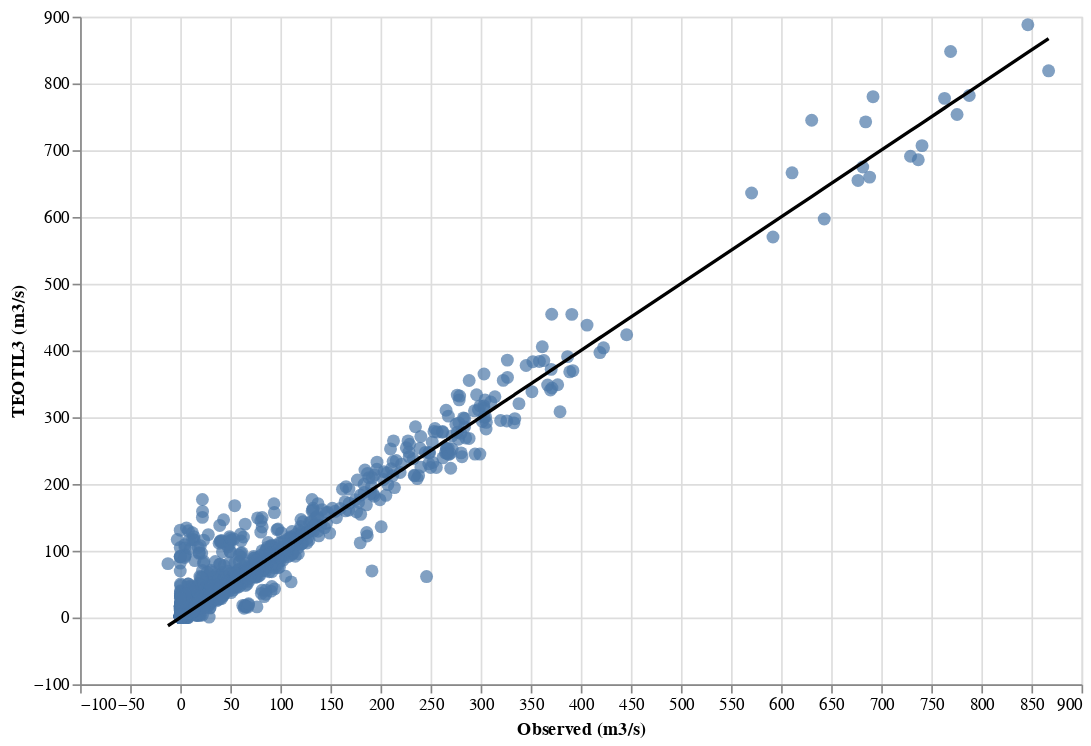

The notebook cell this image was saved under:
### Markdown cell above
So, we have nearly 500 stations and more than 4000 annual discharge estimates in the period from 2013 to 2022. Based on the NVE data, most of these stations are monitoring small to medium catchments, typically a few hundred km2 in size. I believe these catchments will provide a good test for TEOTIL3, because simulating smaller catchments is likely to be most challenging for the model. This is because TEOTIL3 uses input data provided by NVE at vassdragsområde level (i.e. very large catchments), and I therefore expect TEOTIL3 to perform well for these (at least, as well as the NVE models). However, it may not perform so well at local scales, due to the model's simple approach for spatially distributing flows.

### Code cell
# Plot with ALtair
scatter = (
    alt.Chart(comp_df)
    .mark_circle(size=60)
    .encode(
        x=alt.X("obs_q_m3ps", title="Observed (m3/s)"),
        y=alt.Y("accum_q_m3/s", title="TEOTIL3 (m3/s)"),
        tooltip=["station_id", "station_name", "regine", "year"],
    )
    .properties(width=600, height=400)
)

line = (
    alt.Chart(comp_df).mark_line(color="black").encode(x="obs_q_m3ps", y="obs_q_m3ps")
)

chart = alt.layer(scatter, line).interactive()

chart

### Figure 1 — Vega-Lite specification as saved in the notebook (floating-point values rounded to 4 significant figures; data arrays with more than 128 entries replaced by an {"elided": "..."} marker saying what was removed)
{"config": {"view": {"continuousWidth": 400, "continuousHeight": 300}}, "layer": [{"mark": {"type": "circle", "size": 60}, "encoding": {"tooltip": [{"field": "station_id", "type": "nominal"}, {"field": "station_name", "type": "nominal"}, {"field": "regine", "type": "nominal"}, {"field": "year", "type": "quantitative"}], "x": {"field": "obs_q_m3ps", "title": "Observed (m3/s)", "type": "quantitative"}, "y": {"field": "accum_q_m3/s", "title": "TEOTIL3 (m3/s)", "type": "quantitative"}}, "height": 400, "selection": {"selector001": {"type": "interval", "bind": "scales", "encodings": ["x", "y"]}}, "width": 600}, {"mark": {"type": "line", "color": "black"}, "encoding": {"x": {"field": "obs_q_m3ps", "type": "quantitative"}, "y": {"field": "obs_q_m3ps", "type": "quantitative"}}}], "data": {"name": "data-d34f1af6606b27718c14c1d0bc13e436"}, "$schema": "https://vega.github.io/schema/vega-lite/v4.17.0.json", "datasets": {"data-d34f1af6606b27718c14c1d0bc13e436": {"elided": "4318 records"}}}
